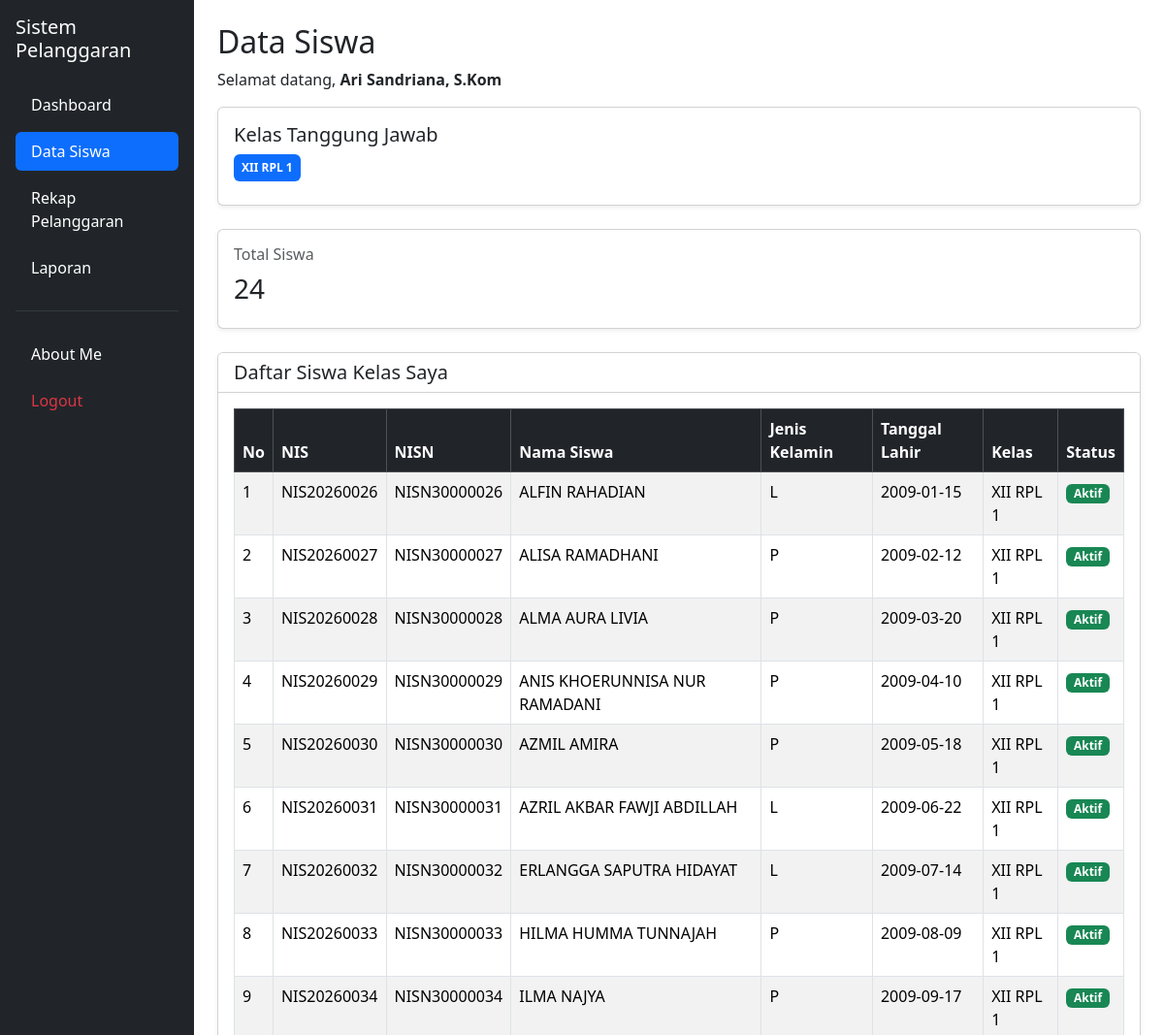
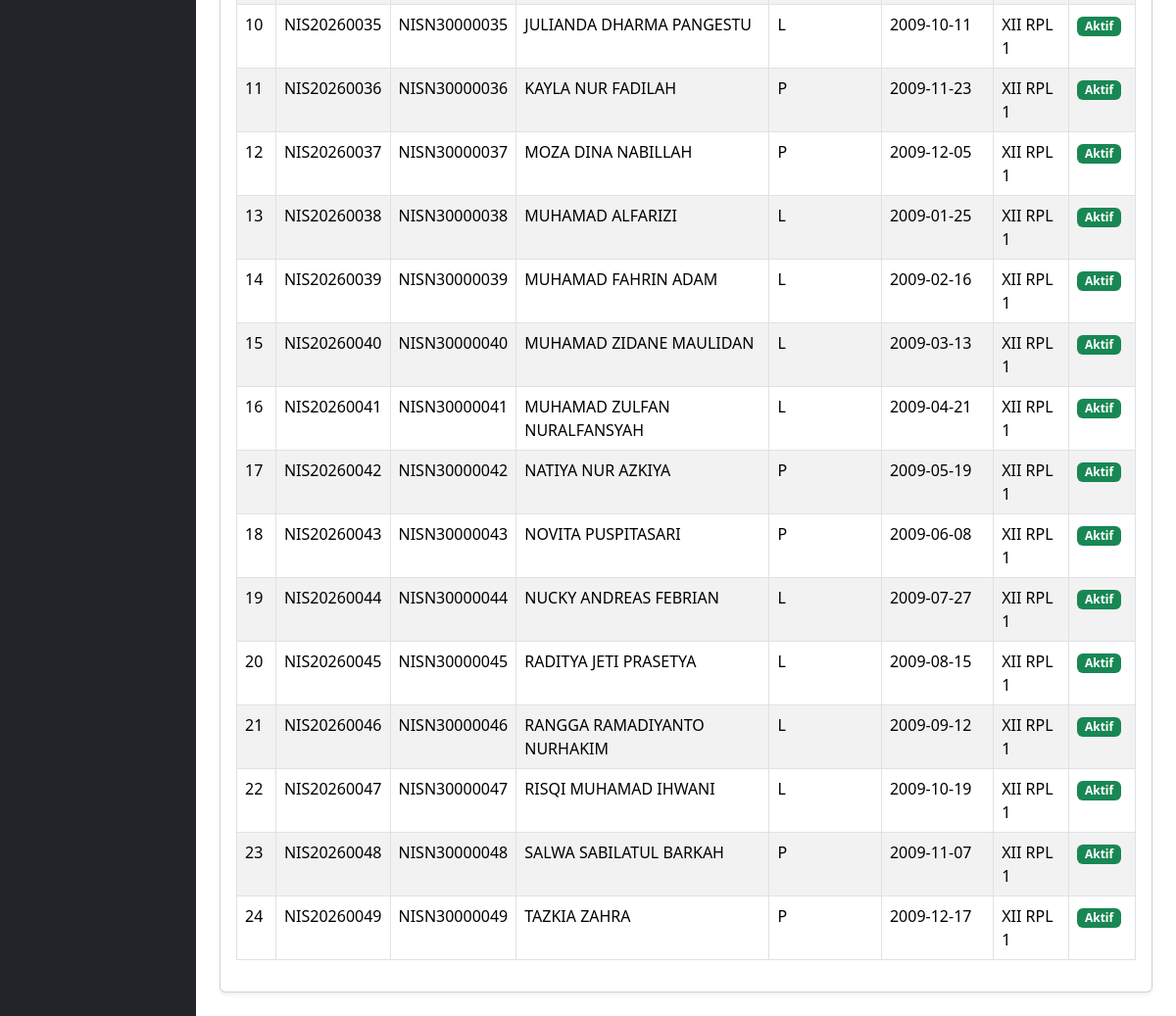
Page /walikelas/data_siswa.php (signed in) on the committed database (2 pictures, top to bottom).
### tables this page shows
CREATE TABLE `t_guru` (
  `id` int(11) NOT NULL,
  `nip` varchar(30) NOT NULL,
  `nama` varchar(150) NOT NULL,
  `email` varchar(150) NOT NULL,
  `status_aktif` tinyint(1) NOT NULL,
  `user_id` int(11) NOT NULL,
  `created_at` timestamp NULL DEFAULT current_timestamp(),
  `update_at` timestamp NULL DEFAULT current_timestamp()
);

CREATE TABLE `t_wali_kelas` (
  `id` int(11) NOT NULL,
  `tahun_ajaran_id` int(11) NOT NULL,
  `kelas_id` int(11) NOT NULL,
  `guru_id` int(11) NOT NULL,
  `tanggal_mulai` date NOT NULL,
  `tanggal_selesai` date NOT NULL,
  `status_aktif` tinyint(1) NOT NULL,
  `created_at` timestamp NOT NULL DEFAULT current_timestamp(),
  `update_at` timestamp NOT NULL DEFAULT current_timestamp()
);

CREATE TABLE `t_kelas` (
  `id` int(11) NOT NULL,
  `nama` varchar(100) NOT NULL,
  `tingkat` varchar(20) NOT NULL,
  `jurusan` varchar(100) NOT NULL,
  `status_aktif` tinyint(1) NOT NULL,
  `created_at` timestamp NOT NULL DEFAULT current_timestamp(),
  `update_at` timestamp NOT NULL DEFAULT current_timestamp()
);

CREATE TABLE `t_siswa` (
  `id` int(11) NOT NULL,
  `nis` varchar(30) NOT NULL,
  `nisn` varchar(20) NOT NULL,
  `nama` varchar(150) NOT NULL,
  `jenis_kelamin` char(1) NOT NULL,
  `tanggal_lahir` date DEFAULT NULL,
  `alamat` text NOT NULL,
  `status_aktif` tinyint(1) NOT NULL,
  `created_at` timestamp NOT NULL DEFAULT current_timestamp(),
  `update_at` timestamp NOT NULL DEFAULT current_timestamp()
);

### walikelas/data_siswa.php (the view, shortened to what this page needs)
<?php
include "../config/koneksi.php";
$role = strtolower(trim($_SESSION['role'] ?? ''));
$role = str_replace([' ', '-'], '_', $role);
$user_id = (int)(
    $_SESSION['user_id']
    ?? $_SESSION['id_user']
    ?? $_SESSION['id']
    ?? 0
);
$guru_id = 0;
$nama_guru = $_SESSION['name'] ?? $_SESSION['nama'] ?? 'Wali Kelas';
if ($user_id > 0) {
    $stmtGuru = mysqli_prepare(
        $koneksi,
        "SELECT id, nama
         FROM t_guru
         WHERE user_id = ?
         LIMIT 1"
    );
    mysqli_stmt_bind_param($stmtGuru, "i", $user_id);
    mysqli_stmt_execute($stmtGuru);
    $resultGuru = mysqli_stmt_get_result($stmtGuru);
    $dataGuru = mysqli_fetch_assoc($resultGuru);
    if ($dataGuru) {
        $guru_id = (int)$dataGuru['id'];
        $nama_guru = $dataGuru['nama'];
    }
}
$sqlKelas = "
    SELECT DISTINCT
        wk.id,
        wk.kelas_id,
        k.nama AS nama_kelas,
        wk.tahun_ajaran_id,
        ta.nama AS nama_tahun_ajaran,
        wk.tanggal_mulai,
        wk.tanggal_selesai
    FROM t_wali_kelas wk
    INNER JOIN t_kelas k
        ON k.id = wk.kelas_id
    INNER JOIN t_tahun_ajaran ta
        ON ta.id = wk.tahun_ajaran_id
    WHERE wk.guru_id = ?
      AND wk.status_aktif = 1
      AND ta.status_aktif = 1
      AND CURDATE() BETWEEN wk.tanggal_mulai
                        AND wk.tanggal_selesai
    ORDER BY k.nama ASC
";
$stmtKelas = mysqli_prepare($koneksi, $sqlKelas);
mysqli_stmt_bind_param($stmtKelas, "i", $guru_id);
mysqli_stmt_execute($stmtKelas);
$resultKelas = mysqli_stmt_get_result($stmtKelas);
$kelas_wali = [];
while ($row = mysqli_fetch_assoc($resultKelas)) {
    $kelas_wali[] = $row;
}
if (empty($kelas_wali)) {
    if ($role === 'guru') {
        exit("Anda tidak memiliki penugasan Wali Kelas yang aktif.");
    }
    $error = "Anda belum memiliki penugasan Wali Kelas yang aktif.";
} else {
    $error = '';
}
$resultSiswa = false;
$total_siswa = 0;
if ($error === '') {
    $sqlSiswa = "
        SELECT DISTINCT
            s.id,
            s.nis,
            s.nisn,
            s.nama,
            s.jenis_kelamin,
            s.tanggal_lahir,
            s.alamat,
            s.status_aktif,
            k.nama AS nama_kelas,
            ks.kelas_id,
            ks.tahun_ajaran_id
        FROM t_kelas_siswa ks
        INNER JOIN t_wali_kelas wk
            ON wk.kelas_id = ks.kelas_id
           AND wk.tahun_ajaran_id = ks.tahun_ajaran_id
        INNER JOIN t_siswa s
            ON s.id = ks.siswa_id
        INNER JOIN t_kelas k
            ON k.id = ks.kelas_id
        INNER JOIN t_tahun_ajaran ta
            ON ta.id = wk.tahun_ajaran_id
        WHERE wk.guru_id = ?
          AND wk.status_aktif = 1
          AND ta.status_aktif = 1
          AND CURDATE() BETWEEN wk.tanggal_mulai
                            AND wk.tanggal_selesai
          AND ks.status_aktif = 1
          AND s.status_aktif = 1
        ORDER BY
            ks.kelas_id ASC,
            s.id ASC
    ";
    $stmtSiswa = mysqli_prepare($koneksi, $sqlSiswa);
    mysqli_stmt_bind_param($stmtSiswa, "i", $guru_id);
    mysqli_stmt_execute($stmtSiswa);
    $resultSiswa = mysqli_stmt_get_result($stmtSiswa);
    $total_siswa = mysqli_num_rows($resultSiswa);
}
?>
<!DOCTYPE html>
<html lang="id">
<head>
    <link href="https://cdn.jsdelivr.net/npm/bootstrap@5.3.8/dist/css/bootstrap.min.css"
          rel="stylesheet">
    <link href="https://cdn.datatables.net/2.3.4/css/dataTables.bootstrap5.min.css"
          rel="stylesheet">
</head>
<body>
<div class="container-fluid">
    <div class="row">
        <aside class="col-md-3 col-lg-2 bg-dark min-vh-100 p-3 position-fixed top-0 bottom-0 start-0 overflow-auto">
            <h5 class="text-white mb-4">
                Sistem Pelanggaran
            </h5>
            <ul class="nav nav-pills flex-column gap-2">
                <li class="nav-item">
                    <a href="../dashboard.php" class="nav-link text-white">
                        Dashboard
                    </a>
                </li>
                <li class="nav-item">
                    <a href="data_siswa.php" class="nav-link active">
                        Data Siswa
                    </a>
                </li>
                <li class="nav-item">
                    <a href="rekap_pelanggaran.php" class="nav-link text-white">
                        Rekap Pelanggaran
                    </a>
                </li>
                <li class="nav-item">
                    <a href="laporan.php" class="nav-link text-white">
                        Laporan
                    </a>
                </li>
                <hr class="text-secondary">
                <li class="nav-item">
                    <a href="../about_me.php" class="nav-link text-white">
                        About Me
                    </a>
                </li>
                <li class="nav-item">
                    <a href="../logout.php"
                       class="nav-link text-danger"
                       onclick="return confirm('Yakin ingin logout?')">
                        Logout
                    </a>
                </li>
            </ul>
        </aside>
        <main class="col-md-9 col-lg-10 offset-md-3 offset-lg-2 p-4">
            <h2>Data Siswa</h2>
            <p>
                Selamat datang,
                <b><?= htmlspecialchars($nama_guru); ?></b>
            </p>
            <?php if ($error !== '') { ?>
                <div class="alert alert-warning">
                    <?= htmlspecialchars($error); ?>
                </div>
            <?php } else { ?>
                <div class="card shadow-sm mb-4">
                    <div class="card-body">
                        <h5>Kelas Tanggung Jawab</h5>
                        <?php foreach ($kelas_wali as $kelas) { ?>
                            <span class="badge bg-primary p-2 me-2 mb-2">
                                <?= htmlspecialchars($kelas['nama_kelas']); ?>
                            </span>
                        <?php } ?>
                    </div>
                </div>
                <div class="card shadow-sm mb-4">
                    <div class="card-body">
                        <h6 class="text-muted">Total Siswa</h6>
                        <h3>
                            <?= number_format($total_siswa); ?>
                        </h3>
                    </div>
                </div>
                <div class="card shadow-sm">
                    <div class="card-header bg-white">
                        <h5 class="mb-0">Daftar Siswa Kelas Saya</h5>
                    </div>
                    <div class="card-body">
                        <div class="table-responsive">
                            <table id="tabelSiswa"
                                   class="table table-bordered table-striped table-hover">
                                <thead class="table-dark">
                                    <tr>
                                        <th>No</th>
                                        <th>NIS</th>
                                        <th>NISN</th>
                                        <th>Nama Siswa</th>
                                        <th>Jenis Kelamin</th>
                                        <th>Tanggal Lahir</th>
                                        <th>Kelas</th>
                                        <th>Status</th>
                                    </tr>
                                </thead>
                                <tbody>
                                    <?php
                                    $no = 1;
                                    if ($resultSiswa) {
                                        while ($siswa = mysqli_fetch_assoc($resultSiswa)) {
                                    ?>
                                        <tr>
                                            <td><?= $no++; ?></td>
                                            <td>
                                                <?= htmlspecialchars($siswa['nis'] ?? ''); ?>
                                            </td>
                                            <td>
                                                <?= htmlspecialchars($siswa['nisn'] ?? ''); ?>
                                            </td>
                                            <td>
                                                <?= htmlspecialchars($siswa['nama']); ?>
                                            </td>
                                            <td>
                                                <?= htmlspecialchars($siswa['jenis_kelamin'] ?? ''); ?>
                                            </td>
                                            <td>
                                                <?= htmlspecialchars($siswa['tanggal_lahir'] ?? ''); ?>
                                            </td>
                                            <td>
                                                <?= htmlspecialchars($siswa['nama_kelas']); ?>
                                            </td>
                                            <td>
                                                <span class="badge bg-success">
                                                    Aktif
                                                </span>
                                            </td>
                                        </tr>
                                    <?php
                                        }
                                    }
                                    ?>
                                </tbody>
                            </table>
                        </div>
                    </div>
                </div>
            <?php } ?>
        </main>
    </div>
</div>
</body>
</html>

### rows in the picture
t_guru: nama "Ari Sandriana, S.Kom"
t_wali_kelas: kelas.nama "XII RPL 1"
t_siswa: nis "NIS20260026", nisn "NISN30000026", nama "ALFIN RAHADIAN", jenis_kelamin "L", tanggal_lahir "2009-01-15", nama_kelas "XII RPL 1"
t_siswa: nis "NIS20260027", nisn "NISN30000027", nama "ALISA RAMADHANI", jenis_kelamin "P", tanggal_lahir "2009-02-12", nama_kelas "XII RPL 1"
t_siswa: nis "NIS20260028", nisn "NISN30000028", nama "ALMA AURA LIVIA", jenis_kelamin "P", tanggal_lahir "2009-03-20", nama_kelas "XII RPL 1"
t_siswa: nis "NIS20260029", nisn "NISN30000029", nama "ANIS KHOERUNNISA NUR RAMADANI", jenis_kelamin "P", tanggal_lahir "2009-04-10", nama_kelas "XII RPL 1"
t_siswa: nis "NIS20260030", nisn "NISN30000030", nama "AZMIL AMIRA", jenis_kelamin "P", tanggal_lahir "2009-05-18", nama_kelas "XII RPL 1"
t_siswa: nis "NIS20260031", nisn "NISN30000031", nama "AZRIL AKBAR FAWJI ABDILLAH", jenis_kelamin "L", tanggal_lahir "2009-06-22", nama_kelas "XII RPL 1"
t_siswa: nis "NIS20260032", nisn "NISN30000032", nama "ERLANGGA SAPUTRA HIDAYAT", jenis_kelamin "L", tanggal_lahir "2009-07-14", nama_kelas "XII RPL 1"
t_siswa: nis "NIS20260033", nisn "NISN30000033", nama "HILMA HUMMA TUNNAJAH", jenis_kelamin "P", tanggal_lahir "2009-08-09", nama_kelas "XII RPL 1"
t_siswa: nis "NIS20260034", nisn "NISN30000034", nama "ILMA NAJYA", jenis_kelamin "P", tanggal_lahir "2009-09-17", nama_kelas "XII RPL 1"
t_siswa: nis "NIS20260035", nisn "NISN30000035", nama "JULIANDA DHARMA PANGESTU", jenis_kelamin "L", tanggal_lahir "2009-10-11", nama_kelas "XII RPL 1"
t_siswa: nis "NIS20260036", nisn "NISN30000036", nama "KAYLA NUR FADILAH", jenis_kelamin "P", tanggal_lahir "2009-11-23", nama_kelas "XII RPL 1"
t_siswa: nis "NIS20260037", nisn "NISN30000037", nama "MOZA DINA NABILLAH", jenis_kelamin "P", tanggal_lahir "2009-12-05", nama_kelas "XII RPL 1"
t_siswa: nis "NIS20260038", nisn "NISN30000038", nama "MUHAMAD ALFARIZI", jenis_kelamin "L", tanggal_lahir "2009-01-25", nama_kelas "XII RPL 1"
t_siswa: nis "NIS20260039", nisn "NISN30000039", nama "MUHAMAD FAHRIN ADAM", jenis_kelamin "L", tanggal_lahir "2009-02-16", nama_kelas "XII RPL 1"
t_siswa: nis "NIS20260040", nisn "NISN30000040", nama "MUHAMAD ZIDANE MAULIDAN", jenis_kelamin "L", tanggal_lahir "2009-03-13", nama_kelas "XII RPL 1"
t_siswa: nis "NIS20260041", nisn "NISN30000041", nama "MUHAMAD ZULFAN NURALFANSYAH", jenis_kelamin "L", tanggal_lahir "2009-04-21", nama_kelas "XII RPL 1"
t_siswa: nis "NIS20260042", nisn "NISN30000042", nama "NATIYA NUR AZKIYA", jenis_kelamin "P", tanggal_lahir "2009-05-19", nama_kelas "XII RPL 1"
t_siswa: nis "NIS20260043", nisn "NISN30000043", nama "NOVITA PUSPITASARI", jenis_kelamin "P", tanggal_lahir "2009-06-08", nama_kelas "XII RPL 1"
t_siswa: nis "NIS20260044", nisn "NISN30000044", nama "NUCKY ANDREAS FEBRIAN", jenis_kelamin "L", tanggal_lahir "2009-07-27", nama_kelas "XII RPL 1"
t_siswa: nis "NIS20260045", nisn "NISN30000045", nama "RADITYA JETI PRASETYA", jenis_kelamin "L", tanggal_lahir "2009-08-15", nama_kelas "XII RPL 1"
t_siswa: nis "NIS20260046", nisn "NISN30000046", nama "RANGGA RAMADIYANTO NURHAKIM", jenis_kelamin "L", tanggal_lahir "2009-09-12", nama_kelas "XII RPL 1"
t_siswa: nis "NIS20260047", nisn "NISN30000047", nama "RISQI MUHAMAD IHWANI", jenis_kelamin "L", tanggal_lahir "2009-10-19", nama_kelas "XII RPL 1"
t_siswa: nis "NIS20260048", nisn "NISN30000048", nama "SALWA SABILATUL BARKAH", jenis_kelamin "P", tanggal_lahir "2009-11-07", nama_kelas "XII RPL 1"
t_siswa: nis "NIS20260049", nisn "NISN30000049", nama "TAZKIA ZAHRA", jenis_kelamin "P", tanggal_lahir "2009-12-17", nama_kelas "XII RPL 1"

### other values in the picture
$total_siswa "24"
